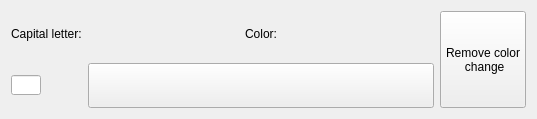
<?xml version="1.0" encoding="UTF-8"?>
<ui version="4.0">
 <class>ColorChangeForm</class>
 <widget class="QWidget" name="ColorChangeForm">
  <property name="geometry">
   <rect>
    <x>0</x>
    <y>0</y>
    <width>537</width>
    <height>119</height>
   </rect>
  </property>
  <property name="windowTitle">
   <string>Form</string>
  </property>
  <layout class="QGridLayout" name="gridLayout">
   <item row="0" column="0" rowspan="2">
    <widget class="QLabel" name="capitalLetterLbl">
     <property name="sizePolicy">
      <sizepolicy hsizetype="Preferred" vsizetype="Minimum">
       <horstretch>0</horstretch>
       <verstretch>0</verstretch>
      </sizepolicy>
     </property>
     <property name="text">
      <string>Capital letter:</string>
     </property>
    </widget>
   </item>
   <item row="0" column="2" rowspan="4">
    <widget class="QPushButton" name="removeColorChangeBtn">
     <property name="sizePolicy">
      <sizepolicy hsizetype="Minimum" vsizetype="Expanding">
       <horstretch>2</horstretch>
       <verstretch>0</verstretch>
      </sizepolicy>
     </property>
     <property name="text">
      <string>Remove color
 change</string>
     </property>
    </widget>
   </item>
   <item row="0" column="1" rowspan="2">
    <widget class="QLabel" name="colorLbl">
     <property name="sizePolicy">
      <sizepolicy hsizetype="Preferred" vsizetype="Minimum">
       <horstretch>0</horstretch>
       <verstretch>0</verstretch>
      </sizepolicy>
     </property>
     <property name="text">
      <string>Color:</string>
     </property>
     <property name="alignment">
      <set>Qt::AlignCenter</set>
     </property>
    </widget>
   </item>
   <item row="2" column="1" rowspan="2">
    <widget class="SelectColorButton" name="colorSelectBtn">
     <property name="sizePolicy">
      <sizepolicy hsizetype="Minimum" vsizetype="Preferred">
       <horstretch>8</horstretch>
       <verstretch>0</verstretch>
      </sizepolicy>
     </property>
     <property name="text">
      <string/>
     </property>
    </widget>
   </item>
   <item row="2" column="0" rowspan="2">
    <widget class="QLineEdit" name="capitalLetterEdit">
     <property name="sizePolicy">
      <sizepolicy hsizetype="Expanding" vsizetype="Fixed">
       <horstretch>0</horstretch>
       <verstretch>0</verstretch>
      </sizepolicy>
     </property>
     <property name="minimumSize">
      <size>
       <width>30</width>
       <height>20</height>
      </size>
     </property>
     <property name="maximumSize">
      <size>
       <width>30</width>
       <height>20</height>
      </size>
     </property>
     <property name="alignment">
      <set>Qt::AlignLeading|Qt::AlignLeft|Qt::AlignVCenter</set>
     </property>
    </widget>
   </item>
  </layout>
 </widget>
 <customwidgets>
  <customwidget>
   <class>SelectColorButton</class>
   <extends>QPushButton</extends>
   <header>selectcolorbutton.hpp</header>
  </customwidget>
 </customwidgets>
 <resources/>
 <connections/>
</ui>
